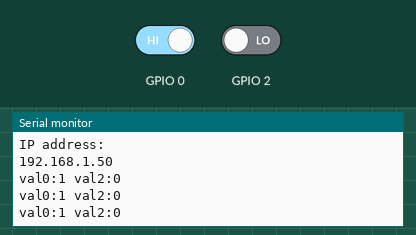
The sketch below on a simulated ESP8266 (NodeMCU). Parts: the last lines printed to the serial monitor. Inputs (shaded band) come from the test bench; at power-on: GPIO 0 HIGH, GPIO 2 LOW. WiFi joins after 1.5 s; servers stay silent unless stated.

Above: at 2.8 s.
2.9 s: GPIO 0 driven LOW
At 3.5 s:
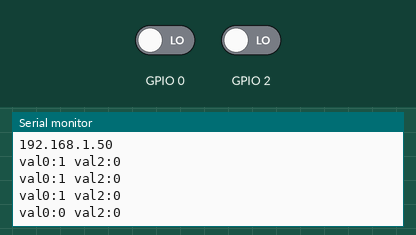
4.4 s: GPIO 2 driven HIGH
At 5.0 s:
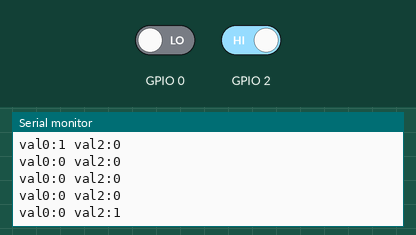
5.9 s: GPIO 0 driven HIGH
At 6.5 s:
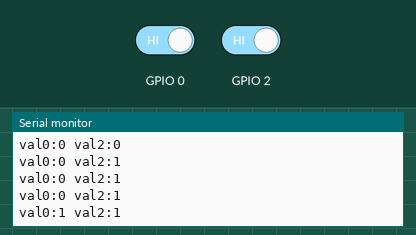

The sketch:

esp_wifi2.ino
```cpp
#include <ESP8266WiFi.h>
#include <WiFiClient.h>
#include <ESP8266HTTPClient.h>
#include <ESP8266mDNS.h>


const char* ssid = "Bluewaves";
const char* password = "JamesIsTheKing";

const long interval = 3000;

const char* SERVER_IP = "192.168.0.100";


void setup() {
   Serial.begin(115200);
   delay(100);
   Serial.println("Preparing the Door Status Monitor project...");

    Serial.println();
    Serial.println();
    Serial.print("Connecting to ");
    Serial.println(ssid);

    WiFi.begin(ssid, password);

    while (WiFi.status() != WL_CONNECTED) {
      delay(500);
      Serial.print(".");
    }

    Serial.println("");
    Serial.println("WiFi connected");
    Serial.println("IP address: ");
    Serial.println(WiFi.localIP());


  pinMode(0, INPUT);
  pinMode(2, INPUT);

}

void loop() {

  int val0 = digitalRead(0);
  int val2 = digitalRead(2);


  Serial.println("val0:" + String(val0) + " val2:"+ String(val2) );
  delay(500);


}


void post(){

        HTTPClient http;
        http.begin(SERVER_IP, 8080, "/index.php");
        http.addHeader("Content-Type", "text/plain");
        auto httpCode = http.POST("foo");
        Serial.println(httpCode);

        http.end();


}
```

Measured:
- after the input at 2.9 s, the serial monitor: prints a new line after 0.20 s (image 1)
- after the input at 4.4 s, the serial monitor: prints a new line after 0.20 s (image 2)
- after the input at 5.9 s, the serial monitor: prints a new line after 0.20 s (image 3)
